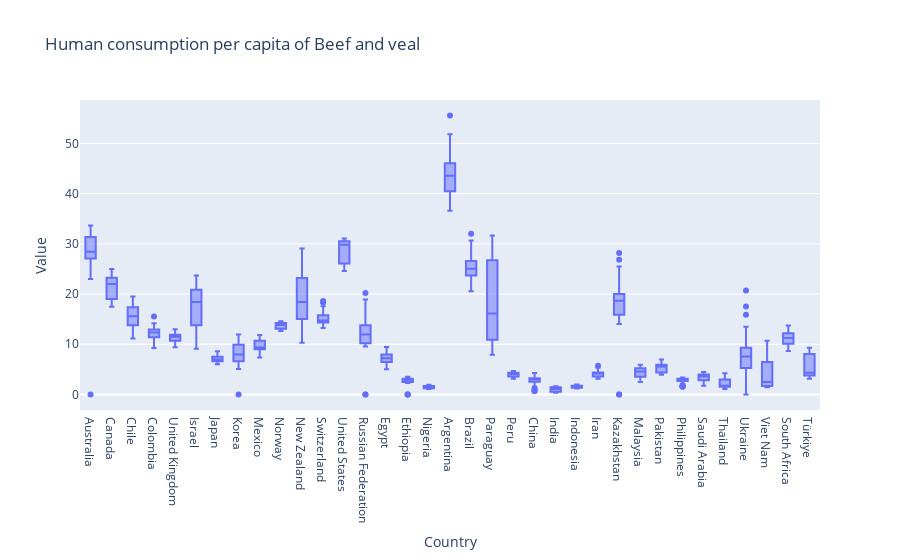
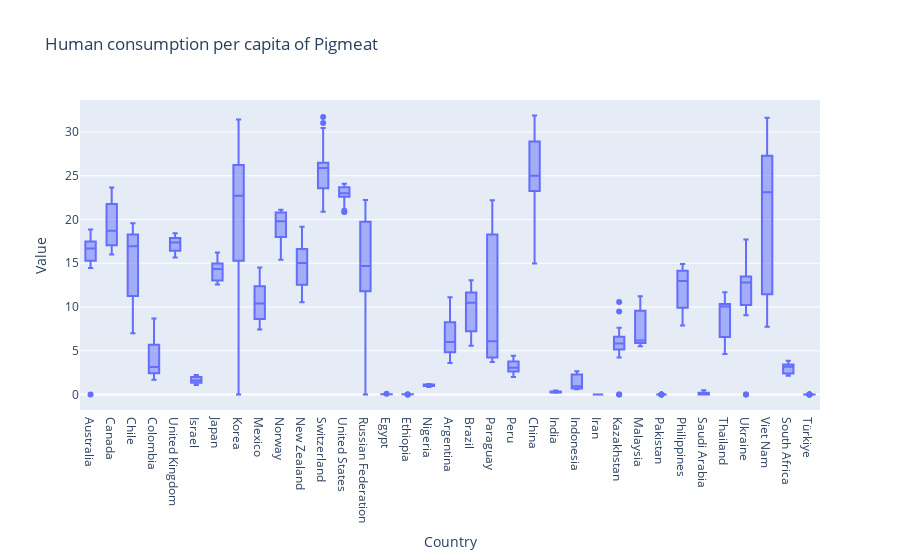
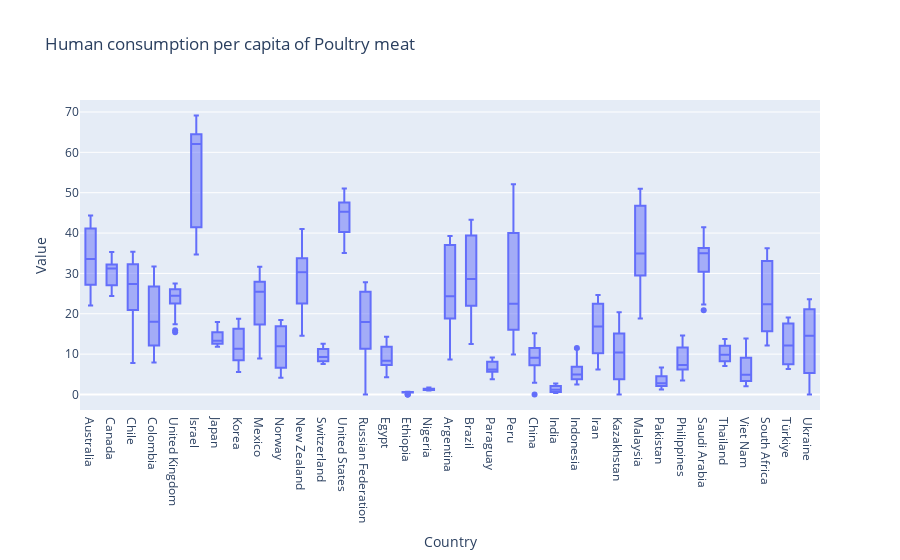
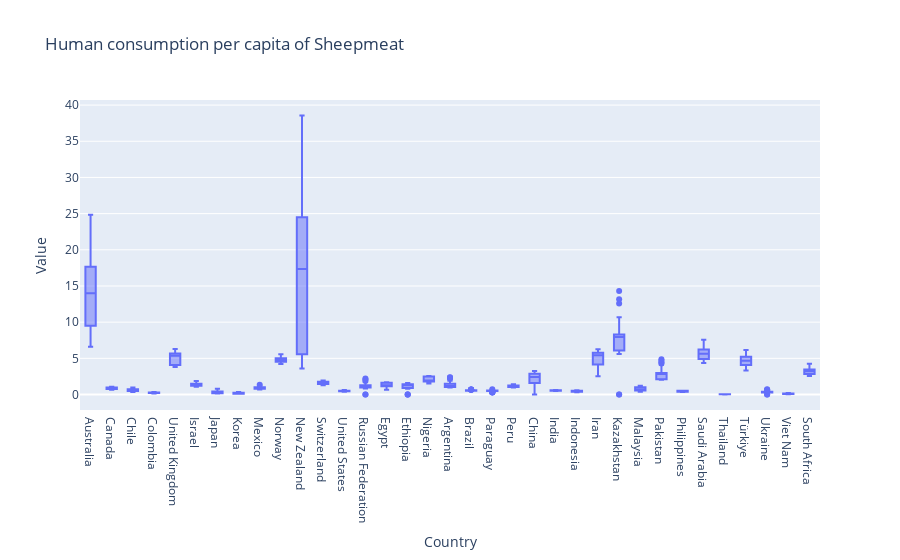

These figures' notebook cell, in order:
### Code cell
# Create a meat type list.
meat_types = ['Beef and veal', 'Pigmeat', 'Poultry meat', 'Sheepmeat']

# Create a box plot for the human consumption for each type of meat and per country.
for meat_type in meat_types:
    meat_values = human_consumption_country.loc[(human_consumption_country['Type_of_meat'] == meat_type)&(human_consumption_country['Country'] != 'Not a country')]
    
    fig = px.box(meat_values, x="Country", y="Value", title=f"Human consumption per capita of {meat_type}")
    fig.show()
    print()

print('There are few values at zero which have to be removed.')
print()
print('Beef and veal: Argentin people are the biggest beef and veal eaters.')
print('Pigmeat: Pigmeat is appreciated in a lot of countries.')
print('Poulrty meat: Poultry meat is appreciated in a lot of countries, and especially in Israel.')
print('Sheepmeat: Asutralian and Neozealand people are the biggest beef and veal eaters.')

### Figure 1 — Plotly figure (JSON) as saved in the notebook; plotly's stock layout.template omitted (floating-point values rounded to 4 significant figures; data arrays with more than 128 entries replaced by an {"elided": "..."} marker saying what was removed)
{"data": [{"alignmentgroup": "True", "hovertemplate": "Country=%{x}<br>Value=%{y}<extra></extra>", "legendgroup": "", "marker": {"color": "#636efa"}, "name": "", "notched": false, "offsetgroup": "", "orientation": "v", "showlegend": false, "type": "box", "x": {"elided": "1155 str values"}, "x0": " ", "xaxis": "x", "y": {"elided": "1155 float values"}, "y0": " ", "yaxis": "y"}], "layout": {"boxmode": "group", "legend": {"tracegroupgap": 0}, "title": {"text": "Human consumption per capita of Beef and veal"}, "xaxis": {"anchor": "y", "domain": [0, 1], "title": {"text": "Country"}}, "yaxis": {"anchor": "x", "domain": [0, 1], "title": {"text": "Value"}}}}

### Figure 2 — Plotly figure (JSON) as saved in the notebook; plotly's stock layout.template omitted (floating-point values rounded to 4 significant figures; data arrays with more than 128 entries replaced by an {"elided": "..."} marker saying what was removed)
{"data": [{"alignmentgroup": "True", "hovertemplate": "Country=%{x}<br>Value=%{y}<extra></extra>", "legendgroup": "", "marker": {"color": "#636efa"}, "name": "", "notched": false, "offsetgroup": "", "orientation": "v", "showlegend": false, "type": "box", "x": {"elided": "1155 str values"}, "x0": " ", "xaxis": "x", "y": {"elided": "1155 float values"}, "y0": " ", "yaxis": "y"}], "layout": {"boxmode": "group", "legend": {"tracegroupgap": 0}, "title": {"text": "Human consumption per capita of Pigmeat"}, "xaxis": {"anchor": "y", "domain": [0, 1], "title": {"text": "Country"}}, "yaxis": {"anchor": "x", "domain": [0, 1], "title": {"text": "Value"}}}}

### Figure 3 — Plotly figure (JSON) as saved in the notebook; plotly's stock layout.template omitted (floating-point values rounded to 4 significant figures; data arrays with more than 128 entries replaced by an {"elided": "..."} marker saying what was removed)
{"data": [{"alignmentgroup": "True", "hovertemplate": "Country=%{x}<br>Value=%{y}<extra></extra>", "legendgroup": "", "marker": {"color": "#636efa"}, "name": "", "notched": false, "offsetgroup": "", "orientation": "v", "showlegend": false, "type": "box", "x": {"elided": "1155 str values"}, "x0": " ", "xaxis": "x", "y": {"elided": "1155 float values"}, "y0": " ", "yaxis": "y"}], "layout": {"boxmode": "group", "legend": {"tracegroupgap": 0}, "title": {"text": "Human consumption per capita of Poultry meat"}, "xaxis": {"anchor": "y", "domain": [0, 1], "title": {"text": "Country"}}, "yaxis": {"anchor": "x", "domain": [0, 1], "title": {"text": "Value"}}}}

### Figure 4 — Plotly figure (JSON) as saved in the notebook; plotly's stock layout.template omitted (floating-point values rounded to 4 significant figures; data arrays with more than 128 entries replaced by an {"elided": "..."} marker saying what was removed)
{"data": [{"alignmentgroup": "True", "hovertemplate": "Country=%{x}<br>Value=%{y}<extra></extra>", "legendgroup": "", "marker": {"color": "#636efa"}, "name": "", "notched": false, "offsetgroup": "", "orientation": "v", "showlegend": false, "type": "box", "x": {"elided": "1155 str values"}, "x0": " ", "xaxis": "x", "y": {"elided": "1155 float values"}, "y0": " ", "yaxis": "y"}], "layout": {"boxmode": "group", "legend": {"tracegroupgap": 0}, "title": {"text": "Human consumption per capita of Sheepmeat"}, "xaxis": {"anchor": "y", "domain": [0, 1], "title": {"text": "Country"}}, "yaxis": {"anchor": "x", "domain": [0, 1], "title": {"text": "Value"}}}}
